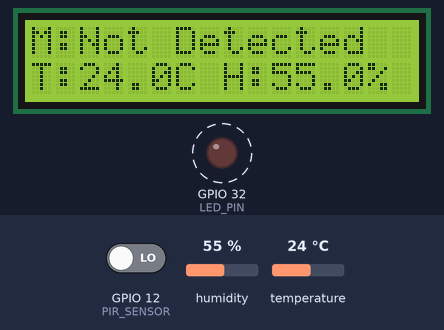
A program run on a simulated ESP32. On the bench: 16×2 character LCD, output pins drawn as LEDs (lit = HIGH). Dashed ring = blinking. The test bench sets the inputs (shaded band); at power-on: GPIO 12 (PIR_SENSOR) LOW, humidity 55 %, temperature 24 °C. WiFi joins after 1.5 s; servers stay silent unless stated; uploads are accepted with an empty reply; what the program prints to the serial monitor is not drawn.

Above: at 2.7 s.
2.8 s: GPIO 12 (PIR_SENSOR) driven HIGH
At 6.2 s:
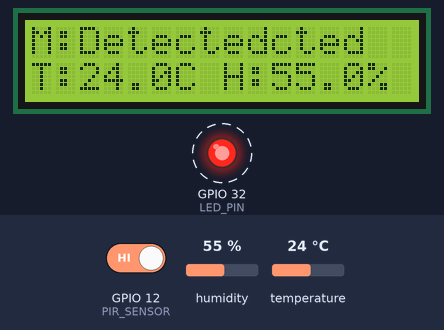
8.8 s: humidity set to 22 %
At 11.2 s:
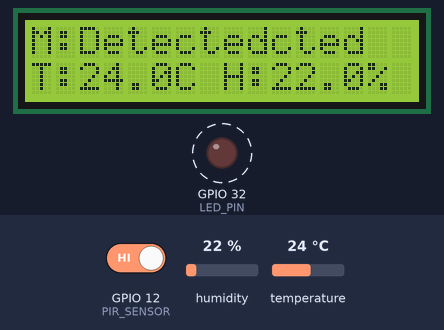
12.0 s: temperature set to 12 °C
At 15.9 s:
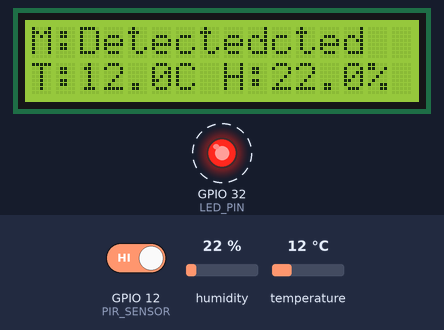
16.0 s: GPIO 12 (PIR_SENSOR) driven LOW
At 19.9 s:
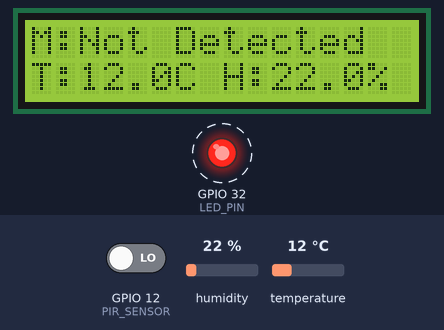
20.0 s: humidity set to 40 %
At 23.9 s:
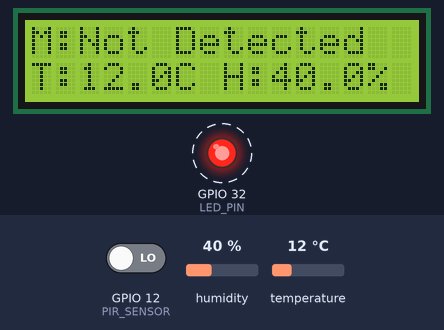
24.0 s: temperature set to 19 °C
At 28.3 s:
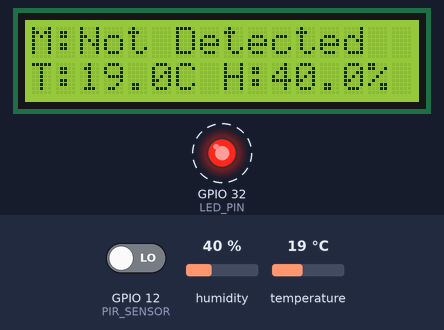
Timing chart, 0 to 29.0 s (numbered marks = the images above; inputs shaded):
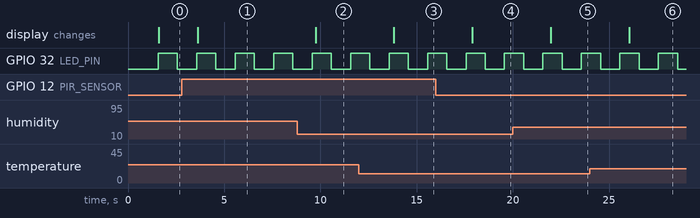

Measured:
- after the input at 2.8 s, the display: changes after 0.83 s (image 1)
- after the input at 8.8 s, the display: changes after 0.95 s (image 2)
- after the input at 12.0 s, the display: changes after 1.8 s (image 3)
- after the input at 16.0 s, the display: changes after 1.9 s (image 4)
- after the input at 20.0 s, the display: changes after 2.0 s (image 5)
- after the input at 24.0 s, the display: changes after 2.0 s (image 6)
- by itself, GPIO 32 (LED_PIN): alternates HIGH for 1.0 s and LOW for 1.0 s

The program:

main.cpp
```cpp
#include <Arduino.h>
#include <LiquidCrystal_I2C.h>
#include <DHTesp.h>
#include <WiFi.h>
#include <HTTPClient.h>
#include <WiFiClientSecure.h>
#include <ArduinoJson.h>

const String ssid = "Wokwi-GUEST";
const String password = "";

#define LED_PIN     32
#define DHT_PIN     15
#define PIR_SENSOR  12

struct SharedData {
    float temperature;
    float humidity;
    bool motionDetected;
};

//Task 1: blink LED
void TaskBlink(void *pvParameters);
//Task 2: Read data from sensors
void TaskSensorRead(void *pvParameters);
//Task 3: Send data to server
void TaskSendingData(void *pvParameters);

LiquidCrystal_I2C lcd(0x27, 16, 2);
DHTesp dhtSensor;

const String serverName = "http://postman-echo.com/post";
// const String serverName = "https://postman-echo.com/post";

SharedData sensorData;
SemaphoreHandle_t dataMutex;

void setup(){
    Serial.begin(115200);
    Serial.println("\nMulti-tasking with FreeRTOS...");

    //create mutex
    dataMutex = xSemaphoreCreateMutex();

    //setup sensors
    pinMode(LED_PIN, OUTPUT);
    pinMode(PIR_SENSOR, INPUT);
    dhtSensor.setup(DHT_PIN, DHTesp::DHT22);
    lcd.init();
    lcd.backlight();

    //setup wifi
    WiFi.begin(ssid,password);
    Serial.println("\nConecting to Wifi");
    while(WiFi.status() != WL_CONNECTED)
    {
        delay(500);
        Serial.print(".");
    }
    Serial.println("");
    Serial.print("Connected to WiFi with IP Address: ");
    Serial.println(WiFi.localIP());

    //TODO: Create the task 1 to run TaskBlink
    xTaskCreate(
        TaskBlink,
        "Blink LED",
        1024,
        NULL,
        1,
        NULL
    );

    //TODO: Create the task 2 to run TaskSensorRead
    xTaskCreate(
        TaskSensorRead,
        "Read Sensors",
        4096,
        NULL,
        1,
        NULL
    );

    //TODO: Create task 3 to run TaskSendingData
    xTaskCreate(
        TaskSendingData,
        "Send Data",
        16384,
        NULL,
        1,
        NULL
    );
}

//The function for Task 1
void TaskBlink(void *pvParameters){
    for(;;){
        digitalWrite(LED_PIN, HIGH);
        vTaskDelay(pdMS_TO_TICKS(1000));
        digitalWrite(LED_PIN, LOW);
        vTaskDelay(pdMS_TO_TICKS(1000));
    }
}

//The function for Task 2
void TaskSensorRead(void *pvParameters){
    for(;;) {
        //read sensors
        int current_pir = digitalRead(PIR_SENSOR);
        TempAndHumidity current_dht = dhtSensor.getTempAndHumidity();

        //display on LCD
        lcd.setCursor(0, 0);
        lcd.print("M:" + String(current_pir == HIGH ? "Detected" : "Not Detected"));
        lcd.setCursor(0, 1);
        if (dhtSensor.getStatus() == 0) {
            lcd.print("T:" + String(current_dht.temperature, 1) + "C H:" + String(current_dht.humidity, 1) + "%");
        }
        else {
            lcd.print("Sensor Error");
        }

        //log to Serial
        Serial.println("\nMotion: " + String(current_pir == HIGH ? "Detected" : "Not Detected"));
        if (dhtSensor.getStatus() == 0) {
            Serial.print("Temperature: " + String(current_dht.temperature, 1) + " C");
            Serial.println(" | Humidity: " + String(current_dht.humidity, 1) + " %");
        }
        else {
            Serial.print("DHT22 Sensor Error");
        }

        //update shared data
        if (xSemaphoreTake(dataMutex, portMAX_DELAY) == pdTRUE) {

            if (dhtSensor.getStatus() == 0) {
                sensorData.temperature = current_dht.temperature;
                sensorData.humidity = current_dht.humidity;
            }
            sensorData.motionDetected = (current_pir == HIGH);

            xSemaphoreGive(dataMutex);
        }

        vTaskDelay(pdMS_TO_TICKS(2000));
    }
}

void TaskSendingData(void* pvParameters){
    for(;;) {
        SharedData dataToSend;

        //get a copy of the shared data
        if (xSemaphoreTake(dataMutex, portMAX_DELAY) == pdTRUE) {
            dataToSend = sensorData;
            xSemaphoreGive(dataMutex);
        }

        //send data to server
        if (WiFi.status() == WL_CONNECTED) {
            WiFiClient client;
            // WiFiClientSecure client;
            // client.setInsecure();
            HTTPClient http;

            if(http.begin(client, serverName)) {
                http.addHeader("Content-Type", "application/json");

                //create JSON payload
                DynamicJsonDocument doc(1024);
                doc["temperature"] = dataToSend.temperature;
                doc["humidity"] = dataToSend.humidity;
                doc["motion"] = dataToSend.motionDetected ? "detected" : "not detected";

                String jsonstr;
                serializeJson(doc, jsonstr);
                Serial.println("\nSend Data: " + jsonstr);

                int httpResponseCode = http.POST(jsonstr);
                if (httpResponseCode > 0) {
                    Serial.print("Response Code: ");
                    Serial.println(httpResponseCode);

                    String payload = http.getString();
                    Serial.println("Response Payload:");
                    Serial.println(payload);
                }
                else {
                    Serial.print("Error code: ");
                    Serial.println(httpResponseCode);
                }

                http.end();
            }
            else {
                Serial.println("Unable to connect to server");
            }
        }
        else {
            Serial.println("Disconnected to WiFi");
        }

        vTaskDelay(pdMS_TO_TICKS(5000));
    }
}
void loop() {
    // put your main code here, to run repeatedly
}
```
